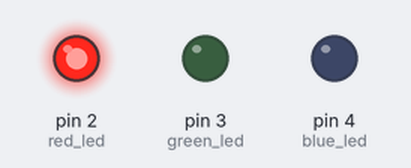
The sketch below on a simulated Arduino Uno, built with avr-gcc and run on an emulated ATmega328P. Parts: output pins drawn as LEDs (lit = HIGH).

Above: at 0.15 s.
At 0.45 s:
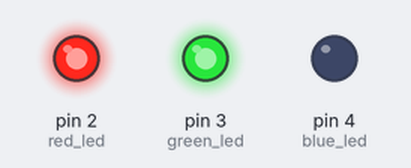
At 1.0 s:
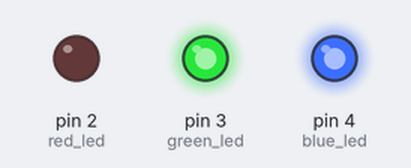
At 1.2 s:
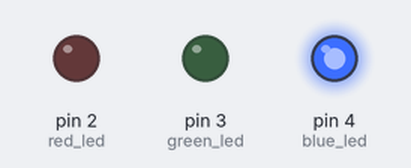
At 1.4 s:
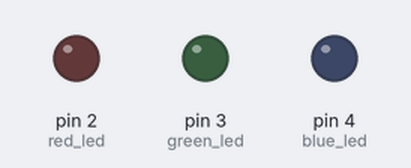
At 2.25 s:
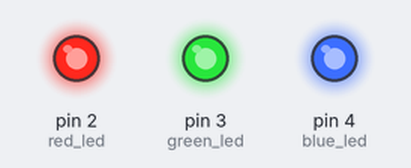
Timing chart, 0 to 3.5 s (numbered marks = the images above):
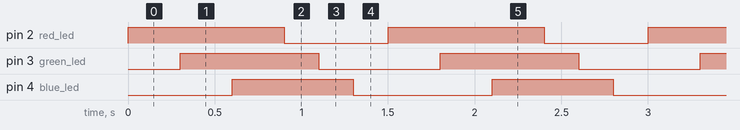

The sketch:

led_blink.ino
```cpp
const int red_led=2;
const int green_led=3;
const int blue_led=4;

void setup() {
  // put your setup code here, to run once:
pinMode(red_led,OUTPUT);
pinMode(green_led,OUTPUT);
pinMode(blue_led,OUTPUT);
}

void loop() {
  // put your main code here, to run repeatedly:
digitalWrite(red_led,1);
delay(300);
digitalWrite(green_led,1);
delay(300);
digitalWrite(blue_led,1);
delay(300);
digitalWrite(red_led,0);
delay(200);
digitalWrite(green_led,0);
delay(200);
digitalWrite(blue_led,0);
delay(200);
}
```

Measured:
- by itself, pin 2 (red_led): alternates HIGH for 0.90 s and LOW for 0.60 s
- by itself, pin 3 (green_led): alternates HIGH for 0.80 s and LOW for 0.70 s
- by itself, pin 4 (blue_led): alternates HIGH for 0.70 s and LOW for 0.80 s
